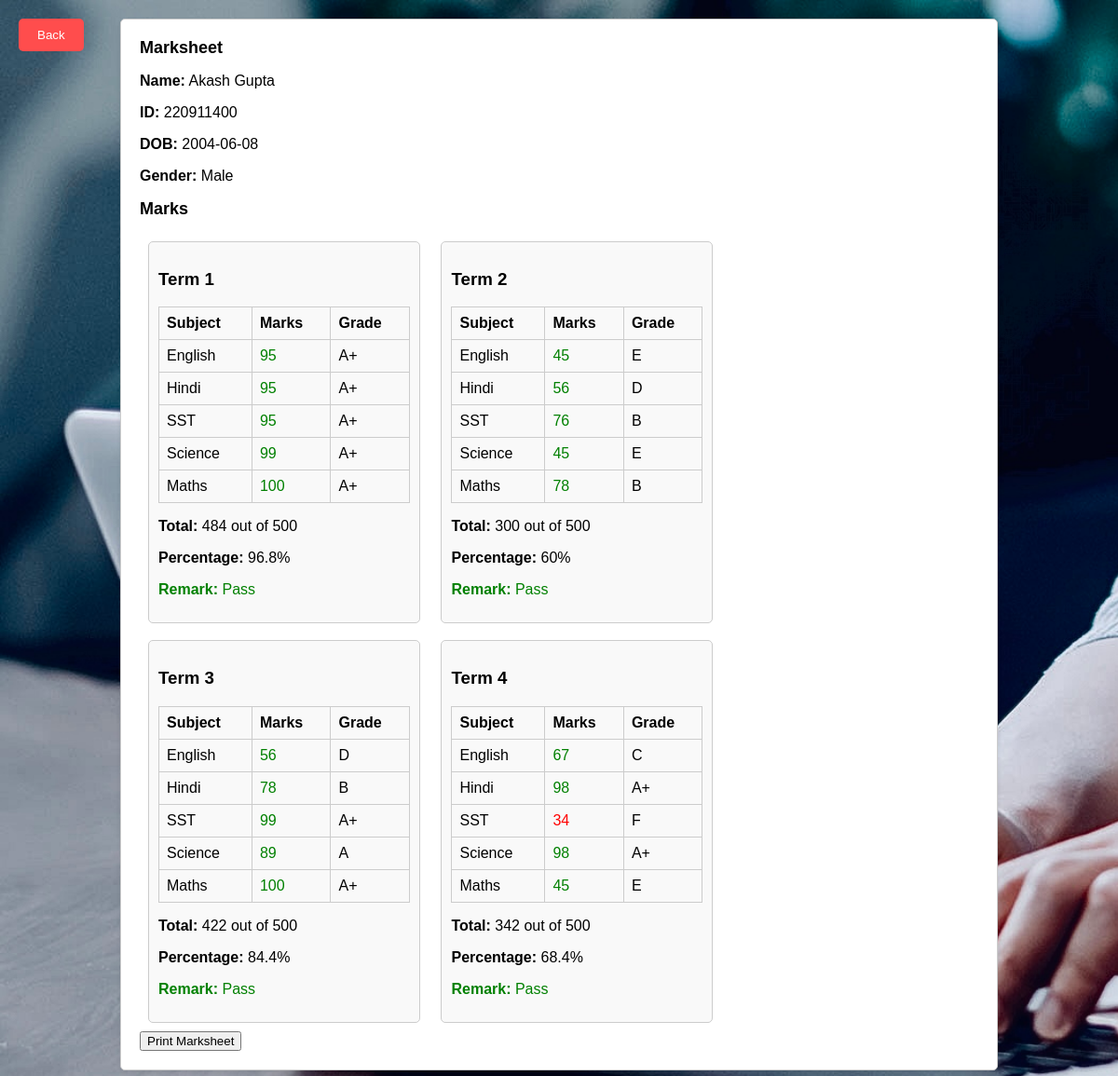
The page /report.php (signed in) on the database its author committed.
### tables this page shows
CREATE TABLE `student` (
  `email` varchar(25) NOT NULL,
  `name` varchar(15) NOT NULL,
  `ID` int(10) NOT NULL,
  `dob` date NOT NULL,
  `gender` varchar(7) NOT NULL,
  `class` int(11) NOT NULL
);

CREATE TABLE `marks` (
  `email` varchar(25) NOT NULL,
  `ID` int(10) NOT NULL,
  `term` varchar(6) NOT NULL,
  `english` int(3) NOT NULL,
  `hindi` int(3) NOT NULL,
  `sst` int(3) NOT NULL,
  `science` int(3) NOT NULL,
  `maths` int(3) NOT NULL,
  `percent` float NOT NULL
);

### report.php (the view, shortened to what this page needs)
<?php
include 'connect.php';
$email = $_SESSION['user_email'];
$studentQuery = "SELECT * FROM student WHERE email = ?";
$marksQuery = "SELECT * FROM marks WHERE email = ?";
$stmt = $pdo->prepare($studentQuery);
$stmt->bindParam(1, $email);
$stmt->execute();
$studentResult = $stmt->fetchAll(PDO::FETCH_ASSOC);
$stmtMarks = $pdo->prepare($marksQuery);
$stmtMarks->bindParam(1, $email);
$stmtMarks->execute();
$marksResults = $stmtMarks->fetchAll(PDO::FETCH_ASSOC);
function getGrade($marks) {
    if ($marks >= 91) return 'A+';
    if ($marks >= 81) return 'A';
    if ($marks >= 71) return 'B';
    if ($marks >= 61) return 'C';
    if ($marks >= 51) return 'D';
    if ($marks >= 36) return 'E';
    return 'F';
}
function getRemark($percentage) {
    return $percentage < 36 ? 'Fail' : 'Pass';
}
if (count($studentResult) > 0 && count($marksResults) > 0) {
    $student = $studentResult[0];
    $termsData = [];
    foreach ($marksResults as $marks) {
        $totalMarks = $marks['english'] + $marks['hindi'] + $marks['sst'] + $marks['science'] + $marks['maths'];
        $percentage = ($totalMarks / 500) * 100;
        $termsData[] = [
            'term' => $marks['term'],
            'marks' => [
                'English' => $marks['english'],
                'Hindi' => $marks['hindi'],
                'SST' => $marks['sst'],
                'Science' => $marks['science'],
                'Maths' => $marks['maths'],
            ],
            'grades' => [
                'English' => getGrade($marks['english']),
                'Hindi' => getGrade($marks['hindi']),
                'SST' => getGrade($marks['sst']),
                'Science' => getGrade($marks['science']),
                'Maths' => getGrade($marks['maths']),
            ],
            'total' => $totalMarks,
            'percentage' => round($percentage, 2),
            'grade' => getGrade($totalMarks),
            'remark' => getRemark($percentage),
        ];
    }
} else {
    echo "<div>No student data found.</div>";
    exit();
}
?>
<!DOCTYPE html>
<html lang="en">
<head>
</head>
<body>
<button class="back-btn" onclick="window.location.href='index.php'">Back</button>
    <div class="container" id="printArea">
        <h2>Marksheet</h2>
        <p><strong>Name:</strong> <?php echo htmlspecialchars($student['name']); ?></p>
        <p><strong>ID:</strong> <?php echo htmlspecialchars($student['ID']); ?></p>
        <p><strong>DOB:</strong> <?php echo htmlspecialchars($student['dob']); ?></p>
        <p><strong>Gender:</strong> <?php echo htmlspecialchars($student['gender']); ?></p>
        <h2>Marks</h2>
        <div class="term-boxes">
            <?php foreach ($termsData as $termData): ?>
            <div class="term-box">
                <h3><?php echo htmlspecialchars($termData['term']); ?></h3>
                <table>
                    <tr>
                        <th>Subject</th>
                        <th>Marks</th>
                        <th>Grade</th>
                    </tr>
                    <?php foreach ($termData['marks'] as $subject => $marks): ?>
                    <tr>
                        <td><?php echo htmlspecialchars($subject); ?></td>
                        <td class="<?php echo $marks < 36 ? 'fail' : 'pass'; ?>"><?php echo htmlspecialchars($marks); ?></td>
                        <td><?php echo htmlspecialchars($termData['grades'][$subject]); ?></td>
                    </tr>
                    <?php endforeach; ?>
                </table>
                <p><strong>Total:</strong> <?php echo $termData['total']; ?> out of 500</p>
                <p><strong>Percentage:</strong> <?php echo $termData['percentage']; ?>%</p>
                <p class="<?php echo $termData['remark'] === 'Fail' ? 'fail' : 'pass'; ?>">
                    <strong>Remark:</strong> <?php echo htmlspecialchars($termData['remark']); ?>
                </p>
            </div>
            <?php endforeach; ?>
        </div>
        <form action="print.php" method="get">
            <input type="submit" value="Print Marksheet">
        </form>
    </div>
</body>
</html>

### report.php (style rules this page uses)
body { font-family: Arial, sans-serif; background-image: url('main.jpg'); background-size: cover; margin: 0; padding: 20px; }
.container { width: 900px; padding: 20px; background-color: #fff; border: 1px solid #ccc; border-radius: 5px; backdrop-filter: blur(10px); box-shadow: 0 2px 5px rgba(0, 0, 0, 0.1); margin: auto; }
.term-box { display: inline-block; width: 30%; margin: 1%; padding: 10px; border: 1px solid #ccc; border-radius: 5px; background-color: #f9f9f9; }
h2 { margin: 0 0 15px; font-size: 18px; }
table { width: 100%; margin-top: 15px; border-collapse: collapse; }
table, th, td { border: 1px solid #ccc; padding: 8px; text-align: left; }
.fail { color: red; }
.pass { color: green; }
.back-btn { position: absolute; top: 20px; left: 20px; padding: 10px 20px; background-color: #ff4d4d; color: white; border: none; border-radius: 5px; cursor: pointer; }

### rows shown on the page
student: name "Akash Gupta", ID "220911400", dob "2004-06-08", gender "Male"
marks: term "Term 1", subject "English", english "95", grades "A+", subject "Hindi", hindi "95", subject "SST", sst "95", subject "Science", science "99", subject "Maths", maths "100", total "484", percent "96.8", remark "Pass"
marks: term "Term 2", subject "English", english "45", grades "E", subject "Hindi", hindi "56", grades "D", subject "SST", sst "76", grades "B", subject "Science", science "45", subject "Maths", maths "78", total "300", percent "60", remark "Pass"
marks: term "Term 3", subject "English", english "56", grades "D", subject "Hindi", hindi "78", grades "B", subject "SST", sst "99", grades "A+", subject "Science", science "89", grades "A", subject "Maths", maths "100", total "422", percent "84.4", remark "Pass"
marks: term "Term 4", subject "English", english "67", grades "C", subject "Hindi", hindi "98", grades "A+", subject "SST", sst "34", grades "F", subject "Science", science "98", subject "Maths", maths "45", grades "E", total "342", percent "68.4", remark "Pass"
